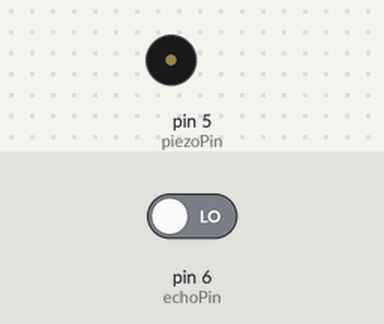
A sketch run on a simulated Arduino Uno, built for the host (arithmetic inside an expression is 32-bit, double 64-bit). On the bench: buzzer (waves = sounding). The test bench sets the inputs (shaded band); at power-on: pin 6 (echoPin) LOW. What the sketch prints to the serial monitor is not drawn.

Above: at 0.5 s.
Timing chart, 0 to 3.0 s (numbered marks = the images above):
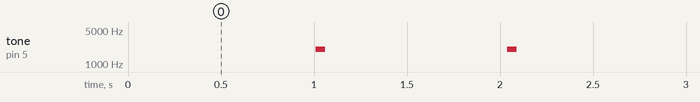

Measured:
- by itself, tone on pin 5 (piezoPin): alternates 2000 Hz for 0.05 s and silent for 0.98 s

The sketch:

Ultrasonic_Car_rear_sensor.ino
```cpp
int piezoPin = 5;
int echoPin = 6;
int trigPin = 7;

void setup() {
  Serial.begin(9600);
  pinMode(piezoPin, OUTPUT);
  pinMode(echoPin, INPUT);
  pinMode(trigPin, OUTPUT);
}

void loop() {
  float duration, cm;
  digitalWrite(trigPin, HIGH);
  delay(10);
  digitalWrite(trigPin, LOW);
  duration = pulseIn(echoPin, HIGH);           // 초음파 센서 응답 시간 체크
  cm = ((float)(340 * duration) / 10000) / 2;  // 응답시간을 거리(cm)로 계산
  noTone(piezoPin);
  Serial.println(cm);
  if (cm < 100 && cm >= 70) {
    tone(piezoPin, 2000, 300);
    delay(1000);
  } else if (cm < 70 && cm >= 50) {
    tone(piezoPin, 2000, 200);
    delay(500);
  } else if (cm < 50 && cm >= 30) {
    tone(piezoPin, 2000, 100);
    delay(200);
  } else if (cm < 30) {
    tone(piezoPin, 2000, 50);
    delay(20);
  }
}
```
